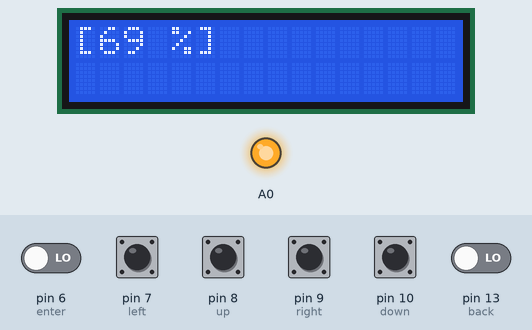
Simulated run of this sketch. Board: Arduino Uno, built with avr-gcc and run on an emulated ATmega328P. Parts: 16×2 character LCD, output pins drawn as LEDs (lit = HIGH). Inputs (shaded band) come from the test bench; at power-on: pin 6 (enter), pin 7 (left), pin 8 (up), pin 9 (right), pin 10 (down), pin 13 (back) LOW. What the sketch prints to the serial monitor is not drawn.

Above: at 1.2 s.
1.3 s: pin 9 (right) pulled HIGH for 0.15 s
At 1.8 s:
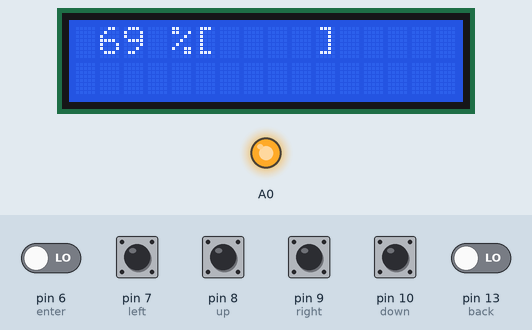
2.9 s: pin 10 (down) pulled HIGH for 0.15 s
At 3.9 s:
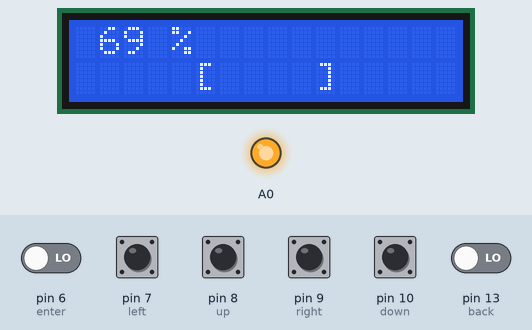
4.5 s: pin 7 (left) pulled HIGH for 0.15 s
At 5.1 s:
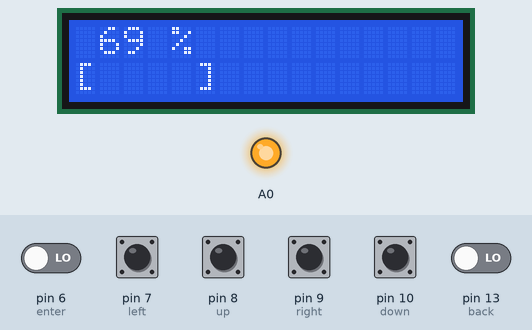
6.1 s: pin 9 (right) pulled HIGH for 1 s
At 7.6 s:
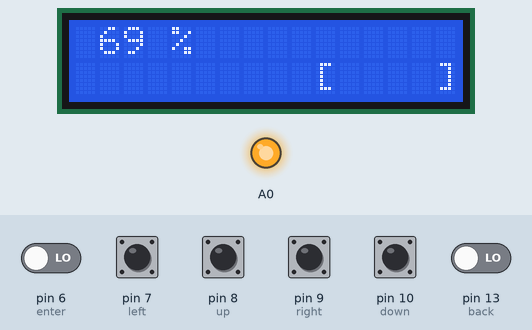
8.6 s: pin 8 (up) pulled HIGH for 0.15 s
At 9.1 s:
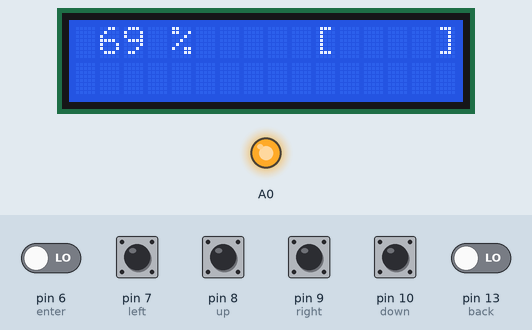
Timing chart, 0 to 11.6 s (numbered marks = the images above; inputs shaded):
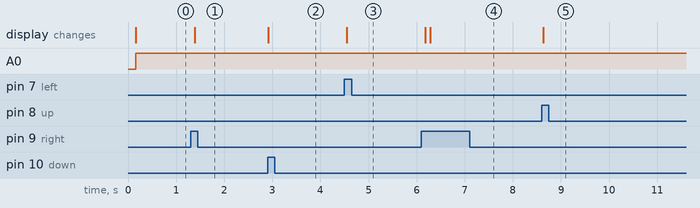

The sketch:

sketch_nov26a.ino
```cpp
#include <LiquidCrystal.h>
LiquidCrystal lcd(12, 11, 5, 4, 3, 2);
/*int red0 = 10;
int green0 = 9;
int blue0 = 6;
int motor0 = A3;*/
String button;
int lcdpos1 = 0;
int lcdpos2 = 0;
int motor_speed = 69;
int mode = 0;
/*int brg = 0;
int red = 50;
int blue = 50;
int green = 50;
int mp;*/


void setup() {
  lcd.begin(16, 2);
  pinMode(10, INPUT);//down
  pinMode(9, INPUT);//right
  pinMode(8, INPUT);//up
  pinMode(7, INPUT);//left
  pinMode(6, INPUT);//enter
  pinMode(13, INPUT);//back
  /*pinMode(red0, OUTPUT);
  pinMode(green0, OUTPUT);
  pinMode(blue0, OUTPUT);
  pinMode(motor0, OUTPUT);*/

  Serial.begin(9600);

}

void loop() {
  delay(100);
  if(digitalRead(10)==HIGH){
    lcd.clear();
    //lcd.print("[down]");
    button = "down";
    if (mode == 0) {
      lcdpos2 = lcdpos2 + 1;
    }

    Serial.println("test  s");
  }
  else if(digitalRead(9)==HIGH){
    lcd.clear();
    //lcd.print("right");
    button = "right";
    if (mode == 0) {
      lcdpos1 = lcdpos1 + 5;
    }
    else {
      if (lcdpos1 == 0) {
        if (lcdpos2 == 0) {
          motor_speed++;
        }

      }
    }

    Serial.println("test d");
  }
  else if(digitalRead(8)==HIGH){
    lcd.clear();
    //lcd.print("up");
    button = "up";
    if (mode == 0) {
      lcdpos2 = lcdpos2 - 1;
    }

    Serial.println("test w");
  }
  else if(digitalRead(7)==HIGH){
    lcd.clear();
    //lcd.print("left");
    button = "left";
    if (mode == 0) {
      lcdpos1 = lcdpos1 - 5;
    }
    else if (mode == 1){
      if (lcdpos1 == 0) {
        if (lcdpos2 == 0) {
          motor_speed--;
        }
      }
    }

    Serial.println("test a");
  }
  else if(digitalRead(6)==HIGH){
    lcd.clear();
    //lcd.print("enter");
    button = "enter";
    mode = 1;
    Serial.println("test e");
  }
  else if(digitalRead(13)==HIGH){
    lcd.clear();
    //lcd.print("back");
    button = "back";
    mode = 0;
    Serial.println("test b");
  }
  if (lcdpos1>10){
    lcdpos1 = 10;
  }
  else if (lcdpos1<0){
    lcdpos1 = 0;
  }
  else if (lcdpos2>1){
    lcdpos2 = 1;
  }
  else if (lcdpos2<0){
    lcdpos2 = 0;
  }
  Serial.print(lcdpos1);
  Serial.print("    ");
  Serial.print(mode);
  Serial.print("    ");
  Serial.println(lcdpos2);


  lcd.setCursor(lcdpos1, lcdpos2);
  lcd.print("[");
  lcd.setCursor(lcdpos1+5, lcdpos2);
  lcd.print("]");
  lcd.setCursor(1, 0);
  lcd.print(motor_speed);
  lcd.setCursor(4, 0);
  lcd.print("%");
  //mp = map(brg, 0, 100, 0, 255);
  //analogWrite(red0, map(red, 0, 100, 0, mp));
  //analogWrite(blue0, map(blue, 0, 100, 0, mp));
  //analogWrite(green0, map(green, 0, 100, 0, mp));
  //analogWrite (A0, 90);
  analogWrite(A0, map(motor_speed, 0, 100, 0, 256));


  /*lcd.print("your mom");
  lcd.setCursor(0, 1);
  lcd.print("your dad");
  delay(2000);
  lcd.clear();
  delay(2000);*/
}
```

Measured:
- after the input at 1.3 s, the display: changes after 0.09 s (image 1)
- after the input at 2.9 s, the display: changes at once (image 2)
- after the input at 4.5 s, the display: changes at once (image 3)
- after the input at 6.1 s, the display: first changes after 0.08 s (image 4 shows a later state)
- after the input at 8.6 s, the display: changes at once (image 5)
